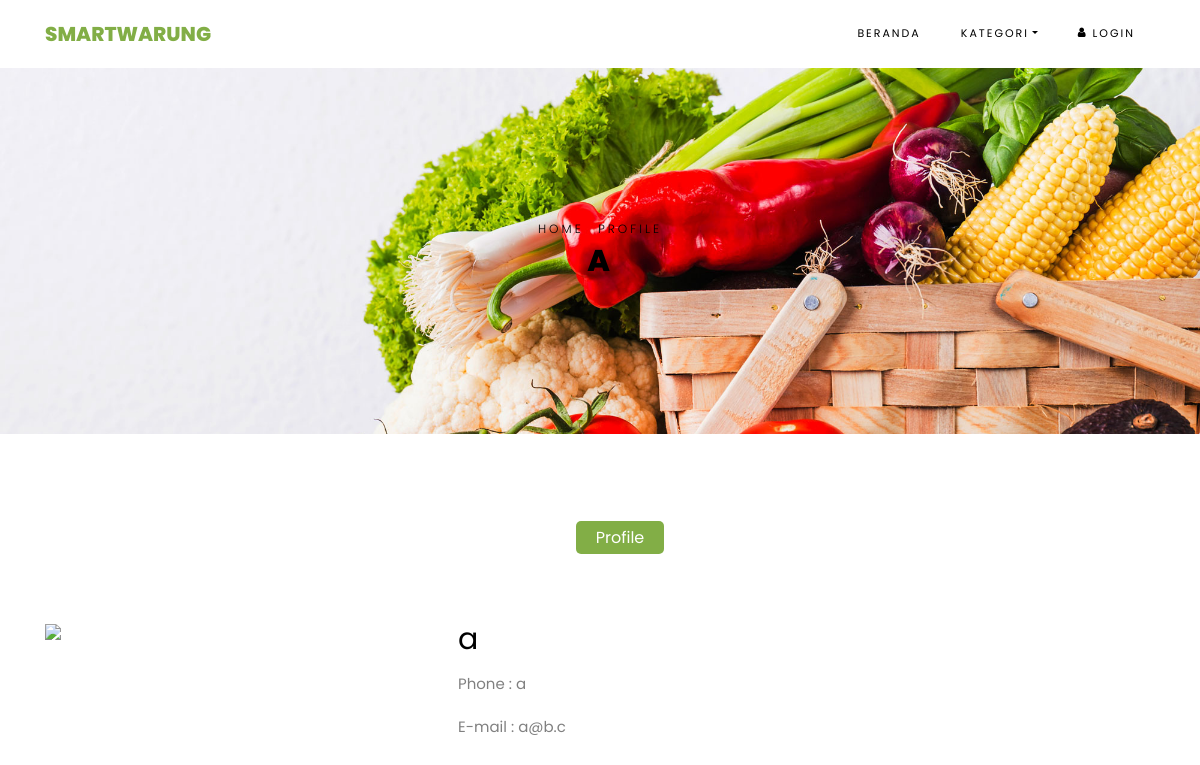
/profile/show/abcd, run on an earlier commit of the app's database.
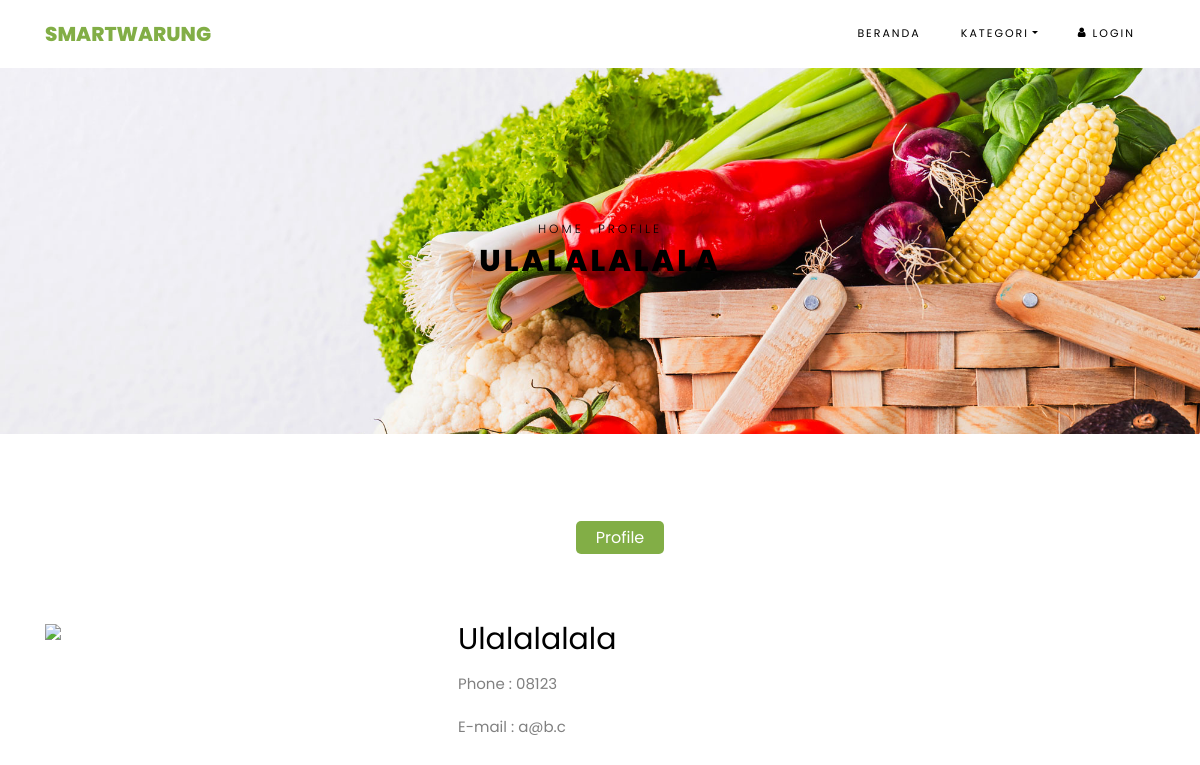
And on a later commit of the database.
### tables this page shows
CREATE TABLE `users` (
  `name` varchar(255) NOT NULL,
  `username` varchar(255) NOT NULL,
  `password` varchar(255) NOT NULL,
  `phone` varchar(255) NOT NULL,
  `email` varchar(255) NOT NULL,
  `role` int(11) DEFAULT NULL,
  `photo` text
);

### application/controllers/profile.php (called while the page is built, shortened)
<?php
class profile extends CI_Controller {
    public function __construct(){
        $this->load->model('users');
        $this->load->model('invoices');
        $this->load->model('items');
        $this->load->library('form_validation');
        $this->load->helper('date');
    }
    public function show($username){
        $data['user'] = $this->users->get_username($username);
        $data['active'] = 'index';
        $this->load->view('template/header');
        $this->load->view('profile/index',$data);
        $this->load->view('template/footer');
    }
}?>

### index.php (called while the page is built, shortened)
<?php
require_once BASEPATH.'core/CodeIgniter.php';

### application/models/users.php (called while the page is built, shortened)
<?php
class users extends CI_Model {
    public function get_username($username){
        $this->db->where('username', $username);
        return $this->db->get('users')->row_array();
    }
}
?>

### application/views/profile/index.php (the view, shortened to what this page needs)
<div class="hero-wrap hero-bread" style="background-image: url('images/bg_1.jpg');">
	<div class="container">
	<div class="row no-gutters slider-text align-items-center justify-content-center">
		<div class="col-md-9 ftco-animate text-center">
		<p class="breadcrumbs" style="color: black;"><span class="mr-2" ><a href="<?php echo base_url(); ?>" style="color: black;">Home</a></span> <span style="color: black;">Profile</span></p>
		<h1 class="mb-0 bread" style="color: black;"><?php echo $user['name']; ?></h1>
		</div>
	</div>
	</div>
</div>
    <section class="ftco-section">
    <div class="container">
        <div class="row justify-content-center">
            <div class="col-md-10 mb-5 text-center">
                <ul class="product-category">
                    <?php include APPPATH.'views/profile/menu.php'; ?>
                </ul>
            </div>
        </div>
        <div class="row">
            <div class="container">
                <div class="row">
                    <div class="col-lg-4 mb-2 justify-content-center ftco-animate">
                        <?php if($user['photo'] == null): ?>
                        <a href="<?php echo base_url('assets/images/no-photo.png') ?>" class="image-popup"><img src="<?php echo base_url('assets/images/no-photo.png') ?>" class="img-fluid" ></a>
                        <?php endif; ?>
                    </div>
                    <div class="col-lg-8 product-details pl-md-5 ftco-animate">
                        <h3><?php echo $user['name'] ?></h3>
                        <p>Phone    : <?php echo $user['phone'] ?></p>
                        <p>E-mail   : <?php echo $user['email'] ?></p>
                    </div>
                </div>
            </div>
        </div>
    </div>
</section>

What changed in the data, as far as the page shows it:
changed users: name "A" → "ULALALALALA"; name "a" → "Ulalalalala"; phone "a" → "08123"
